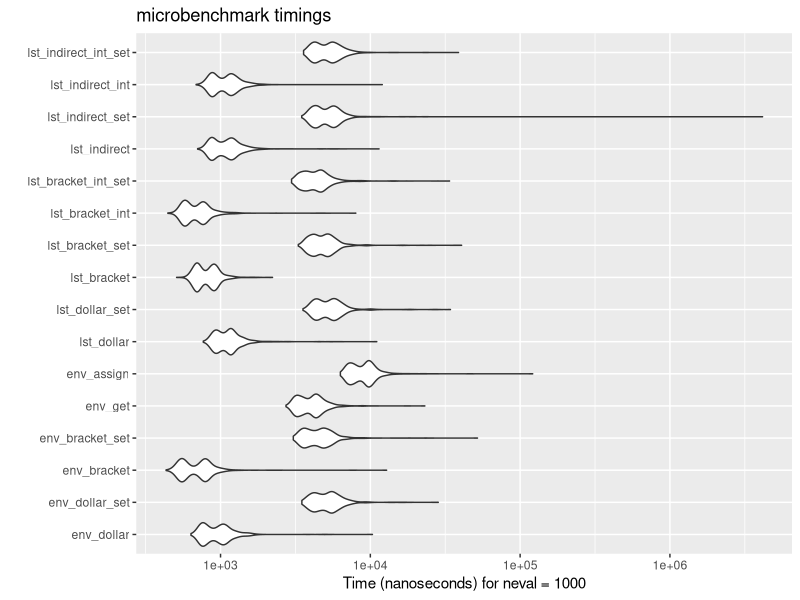
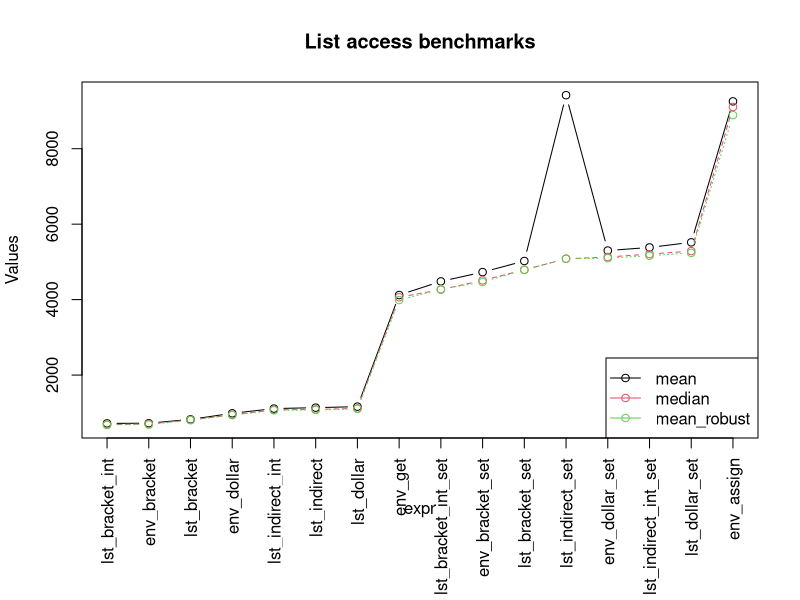
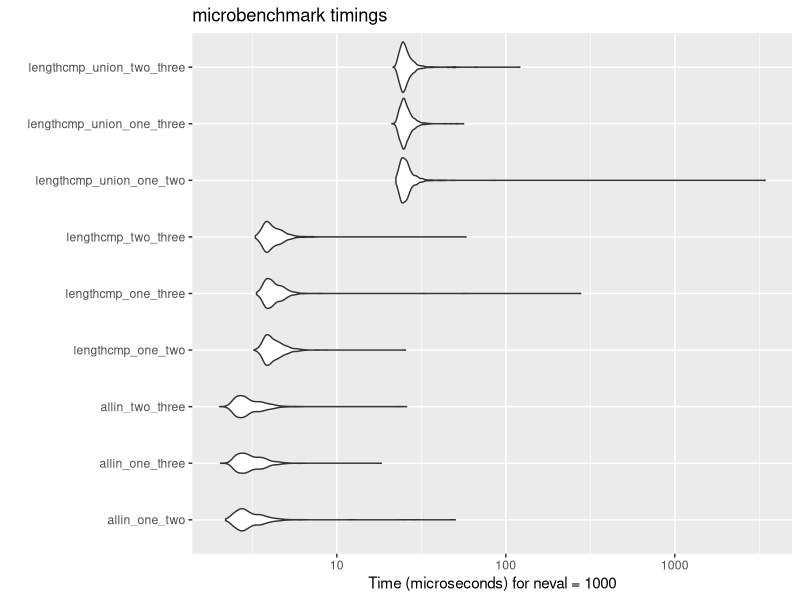
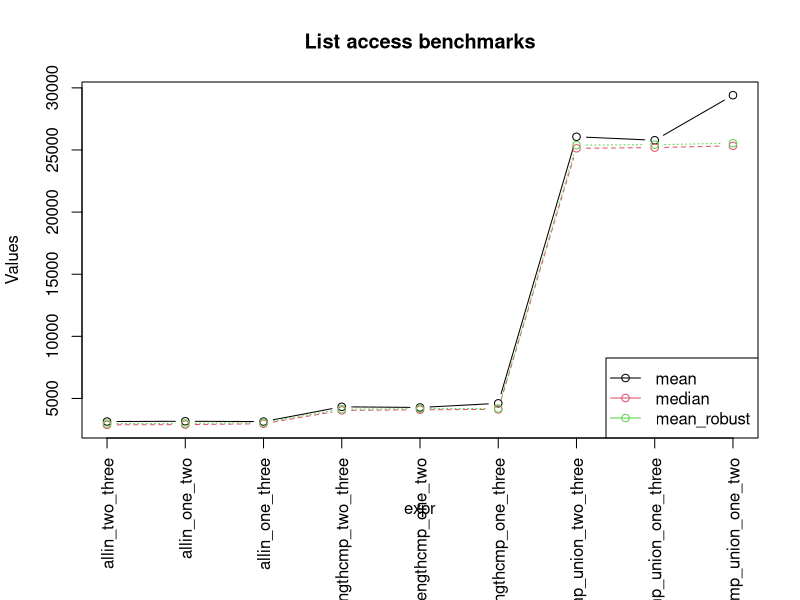
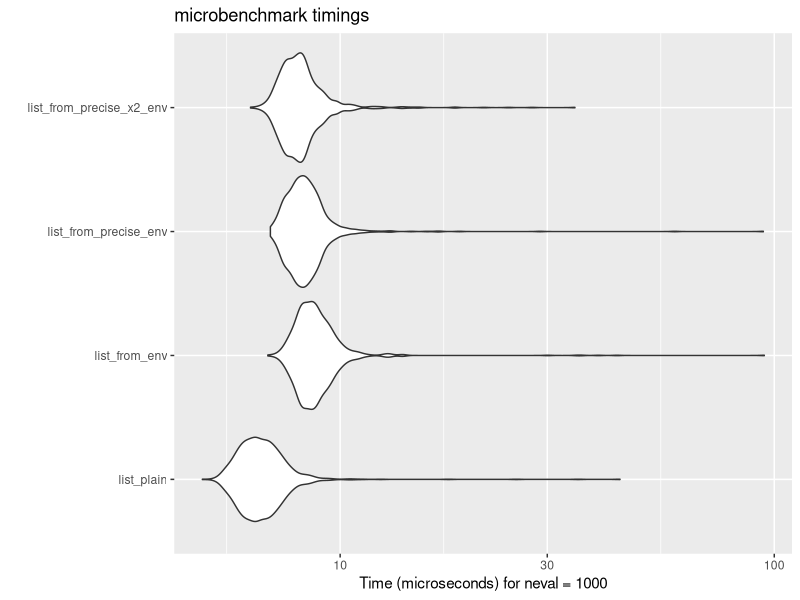
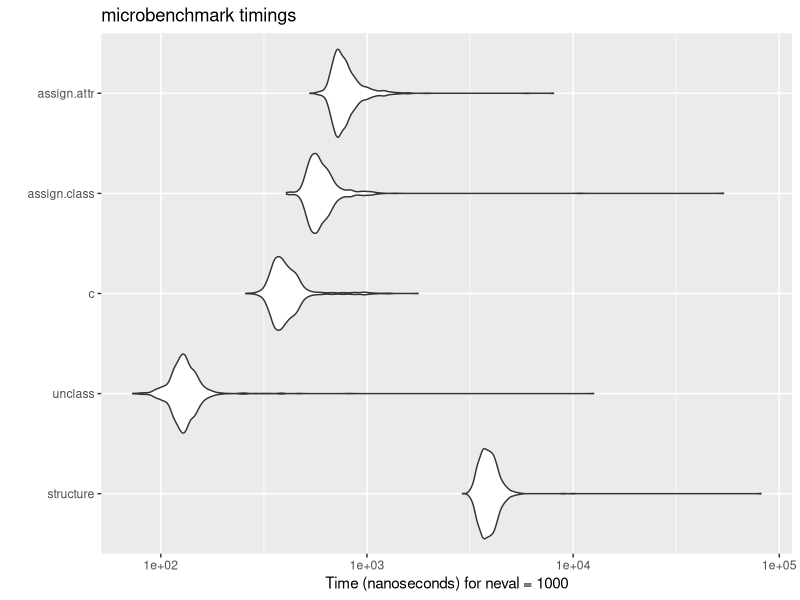
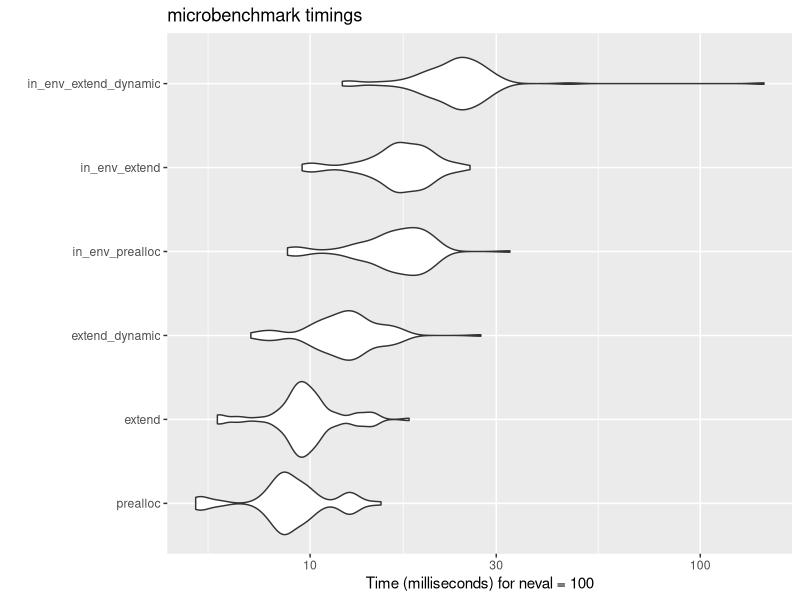
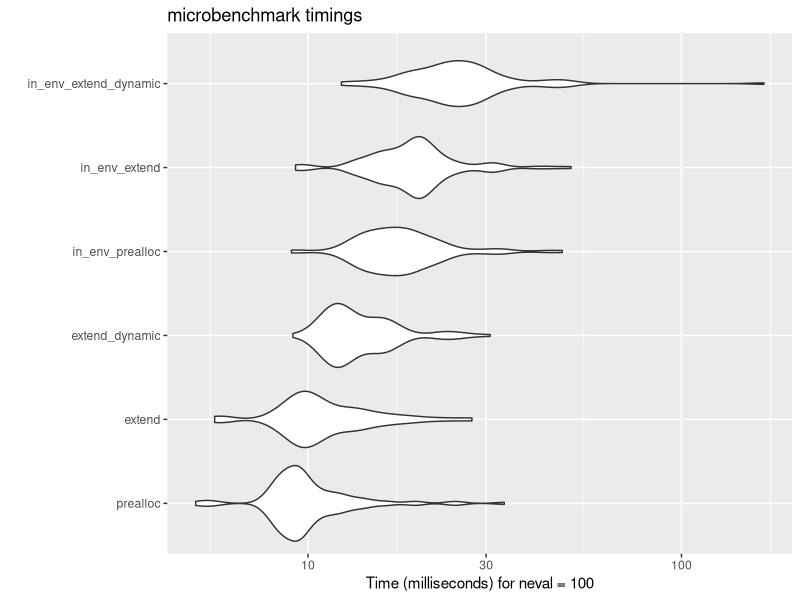

Generate these figures, in order, with R:







library("ggplot2")
library("microbenchmark")
library("data.table")

bm_listaccess <- function() {
  env <- new.env()
  env$a <- 1
  env$b <- "x"
  env$c <- 1:10
  env$d <- list(1, 2, 3)
  env$e <- data.frame(x = 1:10, y = 11:20)
  env$f <- function(x) x + 1
  env$g <- FALSE


  lst <- as.list(env)

  indirect <- c(1, 3, 7)
  indirect_int <- c(1L, 3L, 7L)

  microbenchmark(times = 1000L,
    env_dollar = { env$a; env$c; env$g },
    env_dollar_set = { env$a <- 2; env$c <- 2:11; env$g <- TRUE; env$a <- 1; env$c <- 1:10; env$g <- FALSE },
    env_bracket = { env[["a"]]; env[["c"]]; env[["g"]] },
    env_bracket_set = { env[["a"]] <- 2; env[["c"]] <- 2:11; env[["g"]] <- TRUE; env[["a"]] <- 1; env[["c"]] <- 1:10; env[["g"]] <- FALSE },
    env_get = { get("a", env); get("c", env); get("g", env) },
    env_assign = { assign("a", 2, env); assign("c", 2:11, env); assign("g", TRUE, env); assign("a", 1, env); assign("c", 1:10, env); assign("g", FALSE, env) },
    lst_dollar = { lst$a; lst$c; lst$g },
    lst_dollar_set = { lst$a <- 2; lst$c <- 2:11; lst$g <- TRUE; lst$a <- 1; lst$c <- 1:10; lst$g <- FALSE },
    lst_bracket = { lst[["a"]]; lst[["c"]]; lst[["g"]] },
    lst_bracket_set = { lst[["a"]] <- 2; lst[["c"]] <- 2:11; lst[["g"]] <- TRUE; lst[["a"]] <- 1; lst[["c"]] <- 1:10; lst[["g"]] <- FALSE },
    lst_bracket_int = { lst[[1]]; lst[[3]]; lst[[7]] },
    lst_bracket_int_set = { lst[[1]] <- 2; lst[[3]] <- 2:11; lst[[7]] <- TRUE; lst[[1]] <- 1; lst[[3]] <- 1:10; lst[[7]] <- FALSE },
    lst_indirect = { lst[[indirect[1]]]; lst[[indirect[2]]]; lst[[indirect[3]]] },
    lst_indirect_set = { lst[[indirect[1]]] <- 2; lst[[indirect[2]]] <- 2:11; lst[[indirect[3]]] <- TRUE; lst[[indirect[1]]] <- 1; lst[[indirect[2]]] <- 1:10; lst[[indirect[3]]] <- FALSE },
    lst_indirect_int = { lst[[indirect_int[1]]]; lst[[indirect_int[2]]]; lst[[indirect_int[3]]] },
    lst_indirect_int_set = { lst[[indirect_int[1]]] <- 2; lst[[indirect_int[2]]] <- 2:11; lst[[indirect_int[3]]] <- TRUE; lst[[indirect_int[1]]] <- 1; lst[[indirect_int[2]]] <- 1:10; lst[[indirect_int[3]]] <- FALSE }
  )
}



bmr <- bm_listaccess()


autoplot(bmr)

bmrt <- as.data.table(bmr)[, .(mean = mean(time), median = median(time), mean_robust = mean(time, trim = 0.1)), by = expr][order(mean_robust)]

par(mar = c(8, 4, 4, 2) + 0.1)
matplot(bmrt[, -1], type = "b", pch = 1, xaxt = "n", ylab = "Values", xlab = "expr", main = "List access benchmarks", col = seq_along(bmrt[, -1]))
legend("bottomright", legend = colnames(bmrt)[-1], col = seq_along(bmrt[, -1]), pch = 1, lty = 1)
axis(1, at = seq_along(bmrt$expr), labels = bmrt$expr, las = 2)

round(sweep(as.matrix(bmrt[, 2:4], rownames = bmrt[[1]]), 2, as.numeric(bmrt[1, 2:4]), "/"), 2)

# GET: (lst_bracket_int, env_bracket) is faster than lst_bracket, which is faster than
# env_dollar, which is slightly faster than lst_indirect_(int), which is slightly faster than lst_dollar
#   HUGE difference to: env_get
# SET: env_bracket slightly faster than lst_bracket_int, much faster than env_dollar|lst_bracket, which is slightly faster than lst(indirect), which is faster than lst_dollar, which is much faster than env_assign

# -> envs are faster than named lists for setting; lists with numbers are the same (get) or almost the same (set) as envs
# -> don't use get() / assign()
# -> use brackets
# -> use integers for list access; list with names adds 25%
# -> indirect lst *set* makes barely any difference to named list



bm_subsettest <- function() {
  one <- c("elephant", "mouse", "tiger", "cat", "dog")
  two <- c("cat", "dog", "mouse", "tiger")
  three <- c("dog", "cat", "mouse", "tiger", "fish")

  microbenchmark(times = 1000L,
    allin_one_two = { x1 <- all(one %in% two); x2 <- all(two %in% one) },
    allin_one_three = { x1 <- all(one %in% three); x2 <- all(three %in% one) },
    allin_two_three = { x1 <- all(two %in% three); x2 <- all(three %in% two) },
    lengthcmp_one_two = { lu <- length(unique(c(one, two))) ; x1 <- lu == length(two) ; x2 <- lu == length(one) },
    lengthcmp_one_three = { lu <- length(unique(c(one, three))) ; x1 <- lu == length(three) ; x2 <- lu == length(one) },
    lengthcmp_two_three = { lu <- length(unique(c(two, three))) ; x1 <- lu == length(three) ; x2 <- lu == length(two) },
    lengthcmp_union_one_two = { lu <- length(union(one, two)) ; x1 <- lu == length(two) ; x2 <- lu == length(one) },
    lengthcmp_union_one_three = { lu <- length(union(one, three)) ; x1 <- lu == length(three) ; x2 <- lu == length(one) },
    lengthcmp_union_two_three = { lu <- length(union(two, three)) ; x1 <- lu == length(three) ; x2 <- lu == length(two) }
  )
}




bmr <- bm_subsettest()

autoplot(bmr)

bmrt <- as.data.table(bmr)[, .(mean = mean(time), median = median(time), mean_robust = mean(time, trim = 0.1)), by = expr][order(mean_robust)]

par(mar = c(8, 4, 4, 2) + 0.1)
matplot(bmrt[, -1], type = "b", pch = 1, xaxt = "n", ylab = "Values", xlab = "expr", main = "List access benchmarks", col = seq_along(bmrt[, -1]))
legend("bottomright", legend = colnames(bmrt)[-1], col = seq_along(bmrt[, -1]), pch = 1, lty = 1)
axis(1, at = seq_along(bmrt$expr), labels = bmrt$expr, las = 2)

round(sweep(as.matrix(bmrt[, 2:4], rownames = bmrt[[1]]), 2, as.numeric(bmrt[1, 2:4]), "/"), 2)

round(sweep(as.matrix(bmrt[, 2:4], rownames = bmrt[[1]]), 2, as.numeric(bmrt[5, 2:4]), "/"), 2)

# length cmp is 28% slower than all (x %in% y)
# union is 2x slower than allin; adds 50% to length cmp
#


bm_extend_list <- function(times = 1) {
  concatenating = list(
    c("elephant", "mouse", "tiger", "cat", "dog"),
    list(c("green", "blue", "purple"), c(1, 1, 1), 10:0),
    c(1, 2, 3, 4, 5),
    list(c(1, 2, 3), c("a", "b", "c"), c(1, 2, 3, 4, 5))
  )

  concatenating <- rep(concatenating, times)

  microbenchmark(
    expand = {
      entries = list()
      for (element in concatenating) {
        if (is.list(element)) {
          entries <- c(entries, element)
        } else {
          entries[[length(entries) + 1]] <- element
        }
      }
    },
    unlist = {
      entries = list()
      for (element in concatenating) {
        if (!is.list(element)) {
          element <- list(element)
        }
        entries[[length(entries) + 1]] <- element
      }
      entries <- unlist(entries, recursive = FALSE)
    }
  )
}

bm_extend_list()
# unlist() is clearly slower

bm_extend_list(10)

bm_extend_list(100)
# unlist() is clearly faster



bm_create_list <- function() {
  names <- c("elephant", "mouse", "tiger", "cat", "dog", "mouse")
  microbenchmark(times = 1000,
    list_plain = {
      result = list()
      for (n in names) {
        result[[n]] <- n
      }
    },
    list_from_env = {
      env <- new.env()
      for (n in names) {
        env[[n]] <- n
      }
      result <- as.list(env, all.names = TRUE)
    },
    list_from_precise_env = {
      env <- new.env(size = length(names))
      for (n in names) {
        env[[n]] <- n
      }
      result <- as.list(env, all.names = TRUE)
    },
    list_from_precise_x2_env = {
      env <- new.env(size = length(names), parent = emptyenv())
      for (n in names) {
        env[[n]] <- n
      }
      result <- as.list(env, all.names = TRUE)
    }
  )
}

bm_create_list() |> autoplot()
# plain list is faster than creating an env first; setting the size of the env and making parent = emptyenv() makes a small difference!


remove_class_info <- function() {
  sx <- structure(
    list(a = 1, b = 2, c = 3),
    class = "test",
    attr = list(a = 1, b = 2, c = 3)
  )

  microbenchmark(times = 1000,
    structure = structure(sx, class = NULL),
    unclass = unclass(sx),
    c = c(sx),
    assign.class = {
      class(sx) <- NULL
      sx
    },
    assign.attr = {
      attr(sx, "class") <- NULL
      sx
    }
  )
}

remove_class_info() |> autoplot()
# unclass() is MUCH faster than c(), which is better than the others



fill_list = function() {
  tofill = runif(10000)
  env = new.env(parent = emptyenv())

  microbenchmark(times = 100,
    prealloc = {
      v = numeric(length(tofill))
      for (i in seq_along(tofill)) {
        v[[i]] = tofill[[i]]
      }
    },
    extend = {
      v = numeric(0)
      for (i in seq_along(tofill)) {
        v[[i]] = tofill[[i]]
      }
    },
    extend_dynamic = {
      v = numeric(0)
      for (i in seq_along(tofill)) {
        v[[length(v) + 1]] = tofill[[i]]
      }
    },
    in_env_prealloc = {
      env[["v"]] = numeric(length(tofill))
      for (i in seq_along(tofill)) {
        env[["v"]][[i]] = tofill[[i]]
      }
    },
    in_env_extend = {
      env[["v"]] = numeric(0)
      for (i in seq_along(tofill)) {
        env[["v"]][[i]] = tofill[[i]]
      }
    },
    in_env_extend_dynamic = {
      env[["v"]] = numeric(0)
      for (i in seq_along(tofill)) {
        env[["v"]][[length(env[["v"]]) + 1]] = tofill[[i]]
      }
    }
  )
}

fill_list() |> autoplot()
# prealloc < extend (+8%) < extend_dynamic (+30%)
# (n_env_prealloc < in_env_extend ; approx 1.5x prealloc) << in_env_extend_dynamic (approx 2x prealloc)

bmr <- fill_list()

autoplot(bmr)

bmrt <- as.data.table(bmr)[, .(mean = mean(time), median = median(time), mean_robust = mean(time, trim = 0.1)), by = expr][order(mean_robust)]

par(mar = c(8, 4, 4, 2) + 0.1)
matplot(bmrt[, -1], type = "b", pch = 1, xaxt = "n", ylab = "Values", xlab = "expr", main = "List access benchmarks", col = seq_along(bmrt[, -1]))
legend("bottomright", legend = colnames(bmrt)[-1], col = seq_along(bmrt[, -1]), pch = 1, lty = 1)
axis(1, at = seq_along(bmrt$expr), labels = bmrt$expr, las = 2)

round(sweep(as.matrix(bmrt[, 2:4], rownames = bmrt[[1]]), 2, as.numeric(bmrt[1, 2:4]), "/"), 2)

local_globals = function() {
  env <- new.env(parent = emptyenv())
  env$a <- 100000000
  env$b <- 100000000
  i <- 100000000
  j <- 100000000

  funcall <- function() { }

  inc_i <- function() {
    i <<- i + 1
  }

  inc_ij <- function() {
    i <<- i + 1
    j <<- j + 1
  }

  inc_env <- function() {
    env[["a"]] <- env[["a"]] + 1
  }
  inc_env2 <- function() {
    env[["a"]] <- env[["a"]] + 1
    env[["b"]] <- env[["b"]] + 1
  }

  microbenchmark(times = 1000,
    funcall = { funcall() },
    inc_i = { inc_i() },
    inc_ij = { inc_ij() },
    inc_env = { inc_env() },
    inc_env2 = { inc_env2() },
    inc_i_direct = { i <- i + 1 },
    inc_ij_direct = { i <- i + 1; j <- j + 1 }
  )
}

local_globals() |> autoplot()

bmr <- local_globals()

autoplot(bmr)

bmrt <- as.data.table(bmr)[, .(mean = mean(time), median = median(time), mean_robust = mean(time, trim = 0.1)), by = expr][order(mean_robust)]

par(mar = c(8, 4, 4, 2) + 0.1)
matplot(bmrt[, -1], type = "b", pch = 1, xaxt = "n", ylab = "Values", xlab = "expr", main = "List access benchmarks", col = seq_along(bmrt[, -1]))
legend("bottomright", legend = colnames(bmrt)[-1], col = seq_along(bmrt[, -1]), pch = 1, lty = 1)
axis(1, at = seq_along(bmrt$expr), labels = bmrt$expr, las = 2)

round(sweep(as.matrix(bmrt[, 2:4], rownames = bmrt[[1]]), 2, as.numeric(bmrt[1, 2:4]), "/"), 2)
# accessing env is about 2x slower than direct access; <<- is not that bad actually, some part of it seems to be the function call itself


delete_vector_entry = function() {
  vct = runif(20)
  lst = as.list(vct)
  microbenchmark(times = 1000,
    set_null = { lst2 = lst ; lst2[[2]] <- NULL },
    neg_index_list = { lst2 = lst ; lst2 <- lst2[-2] },
    neg_index_vec = { vct2 = vct ; vct2 <- vct2[-2] }
  )
}

bmr <- delete_vector_entry()

bmrt <- as.data.table(bmr)[, .(mean = mean(time), median = median(time), mean_robust = mean(time, trim = 0.1)), by = expr][order(mean_robust)]

par(mar = c(8, 4, 4, 2) + 0.1)
matplot(bmrt[, -1], type = "b", pch = 1, xaxt = "n", ylab = "Values", xlab = "expr", main = "List access benchmarks", col = seq_along(bmrt[, -1]))
legend("bottomright", legend = colnames(bmrt)[-1], col = seq_along(bmrt[, -1]), pch = 1, lty = 1)
axis(1, at = seq_along(bmrt$expr), labels = bmrt$expr, las = 2)

round(sweep(as.matrix(bmrt[, 2:4], rownames = bmrt[[1]]), 2, as.numeric(bmrt[1, 2:4]), "/"), 2)


skip_loop = function() {
  vct = runif(20)
  skipped = c(FALSE, FALSE, TRUE, FALSE, FALSE, FALSE, FALSE, FALSE, FALSE, FALSE, TRUE, FALSE, FALSE, FALSE, FALSE, FALSE, FALSE, FALSE, TRUE, FALSE)
  microbenchmark(times = 1000,
    skip_entry = {
      entries = c(1L, 3L, 5L, 7L, 9L, 11L, 13L, 15L, 17L, 19L)
      result = 0
      for (i in entries) {
        if (skipped[[i]]) {
          next
        }
        result <- result + vct[[i]]
      }
    },
    delete_entry = {
      entries = c(1L, 3L, 5L, 7L, 9L, 11L, 13L, 15L, 17L, 19L)
      entries <- entries[-2]
      entries <- entries[-5]
      entries <- entries[-8]
      result = 0
      for (i in entries) {
        result <- result + vct[[i]]
      }
    },
    skip_entry_twice = {
      entries = c(1L, 3L, 5L, 7L, 9L, 11L, 13L, 15L, 17L, 19L)
      result = 0
      for (times in 1:2) {
        for (i in entries) {
          if (skipped[[i]]) {
            next
          }
          result <- result + vct[[i]]
        }
      }
    },
    delete_entry_twice = {
      entries = c(1L, 3L, 5L, 7L, 9L, 11L, 13L, 15L, 17L, 19L)
      entries <- entries[-2]
      entries <- entries[-5]
      entries <- entries[-8]
      result = 0
      for (times in 1:2) {
        for (i in entries) {
          result <- result + vct[[i]]
        }
      }
    }
  )
}

bmr <- skip_loop()

bmrt <- as.data.table(bmr)[, .(mean = mean(time), median = median(time), mean_robust = mean(time, trim = 0.1)), by = expr][order(mean_robust)]

par(mar = c(8, 4, 4, 2) + 0.1)
matplot(bmrt[, -1], type = "b", pch = 1, xaxt = "n", ylab = "Values", xlab = "expr", main = "List access benchmarks", col = seq_along(bmrt[, -1]))
legend("bottomright", legend = colnames(bmrt)[-1], col = seq_along(bmrt[, -1]), pch = 1, lty = 1)
axis(1, at = seq_along(bmrt$expr), labels = bmrt$expr, las = 2)

round(sweep(as.matrix(bmrt[, 2:4], rownames = bmrt[[1]]), 2, as.numeric(bmrt[1, 2:4]), "/"), 2)

# deleting is faster than skipping, apparently


sum_all_any = function() {
  vct1 = c(FALSE, FALSE, FALSE, FALSE, TRUE, FALSE, FALSE)
  vct2 = c(FALSE, FALSE, FALSE, FALSE, FALSE, FALSE, FALSE)
  vct3 = c(TRUE, TRUE, TRUE, TRUE, TRUE, TRUE, TRUE)
  vct4 = c(TRUE, TRUE, TRUE, TRUE, TRUE, TRUE, FALSE)

  int1 = as.integer(vct1)
  int2 = as.integer(vct2)
  int3 = as.integer(vct3)
  int4 = as.integer(vct4)

  microbenchmark(times = 10000,
    all_any = {
      r1 = c(all(vct1), all(vct2), all(vct3), all(vct4))
      r2 = c(any(vct1), any(vct2), any(vct3), any(vct4))
    },
    sums = {
      vs1 = c(sum(vct1), sum(vct2), sum(vct3), sum(vct4))
      r1 = vs1 == 7L
      r2 = vs1 != 0L
    },
    sums_int = {
      vs1 = c(sum(int1), sum(int2), sum(int3), sum(int4))
      r = vs1 != 0L
    },
    sums_any = {
      vs1 = c(sum(vct1), sum(vct2), sum(vct3), sum(vct4))
      r = vs1 != 0L
    },
    any = {
      r = c(any(vct1), any(vct2), any(vct3), any(vct4))
    }
  )
}

bmr <- sum_all_any()

bmrt <- as.data.table(bmr)[, .(mean = mean(time), median = median(time), mean_robust = mean(time, trim = 0.1)), by = expr][order(mean_robust)]

par(mar = c(8, 4, 4, 2) + 0.1)
matplot(bmrt[, -1], type = "b", pch = 1, xaxt = "n", ylab = "Values", xlab = "expr", main = "List access benchmarks", col = seq_along(bmrt[, -1]))
legend("bottomright", legend = colnames(bmrt)[-1], col = seq_along(bmrt[, -1]), pch = 1, lty = 1)
axis(1, at = seq_along(bmrt$expr), labels = bmrt$expr, las = 2)

round(sweep(as.matrix(bmrt[, 2:4], rownames = bmrt[[1]]), 2, as.numeric(bmrt[1, 2:4]), "/"), 2)
# use all / any for when only requesting one, but when multiple are used use sums()
# sums don't make a difference between logical and integer vectors
